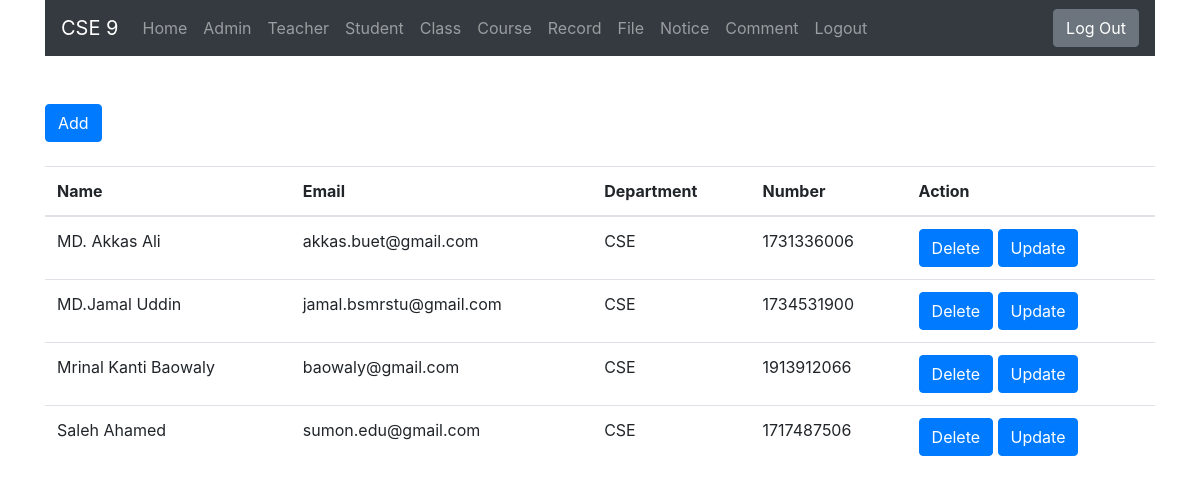
/main/Teacher.php (signed in), run on the app's committed database.
### tables this page shows
CREATE TABLE `sir` (
  `id` int(11) NOT NULL AUTO_INCREMENT,
  `Name` varchar(255) NOT NULL,
  `email` varchar(255) NOT NULL,
  `number` int(255) NOT NULL,
  `dept` varchar(255) NOT NULL,
  PRIMARY KEY (`id`)
);

### lib/Database.php (called while the page is built, shortened)
<?php
Class Database{
	public $host   = DB_HOST;
	public $user   = DB_USER;
	public $pass   = DB_PASS;
	public $dbname = DB_NAME;
	public $link;
	private function connectDB(){
	$this->link = new mysqli($this->host, $this->user, $this->pass, $this->dbname);
 }
	public function select($query){
		$result = $this->link->query($query) or die($this->link->error.__LINE__);
		if($result->num_rows > 0){
			return $result;
		} else {
			return false;
		}
	}
}

### main/Teacher.php (the view, shortened to what this page needs)
<?php include "header.php"; ?>
<br><br>
<button type="button" class="btn btn-primary"><a href="addTeacher.php" style="text-decoration:none; color:white;">Add</a></button>
<br><br>
<form action="">
    <table class="table">
        <thead>
            <tr>
                <th>Name</th>
                <th>Email</th>
                <th>Department</th>
                <th>Number</th>
                <th>Action</th>
            </tr>
        </thead>
        <tbody>
            <?php
            $quarry = "SELECT * FROM sir ORDER BY id DESC";
            $show = $db->select($quarry);
            if ($show) {
                while ($result = $show->fetch_assoc()) {
            ?>
                    <tr>
                        <td><?php echo $result['Name']; ?></td>
                        <td><?php echo $result['email']; ?></td>
                        <td><?php echo $result['dept']; ?></td>
                        <td><?php echo $result['number']; ?></td>
                        <td>
                            <button type="button" class="btn btn-primary"><a href="?id=<?php echo $result['id']; ?>" style="text-decoration:none; color:white;">Delete</a></button>
                            <button type="button" class="btn btn-primary"><a href="updateTeacher.php?id=<?php echo $result['id']; ?>" style="text-decoration:none; color:white;">Update</a></button>
                        </td>
                    </tr>
            <?php
                }
            }
            ?>
        </tbody>
    </table>
</form>
</div>
</body>
</html>

### data on the page
sir: Name "MD. Akkas Ali", email "akkas.buet@gmail.com", dept "CSE", number "1731336006"
sir: Name "MD.Jamal Uddin", email "jamal.bsmrstu@gmail.com", dept "CSE", number "1734531900"
sir: Name "Mrinal Kanti Baowaly", email "baowaly@gmail.com", dept "CSE", number "1913912066"
sir: Name "Saleh Ahamed", email "sumon.edu@gmail.com", dept "CSE", number "1717487506"
